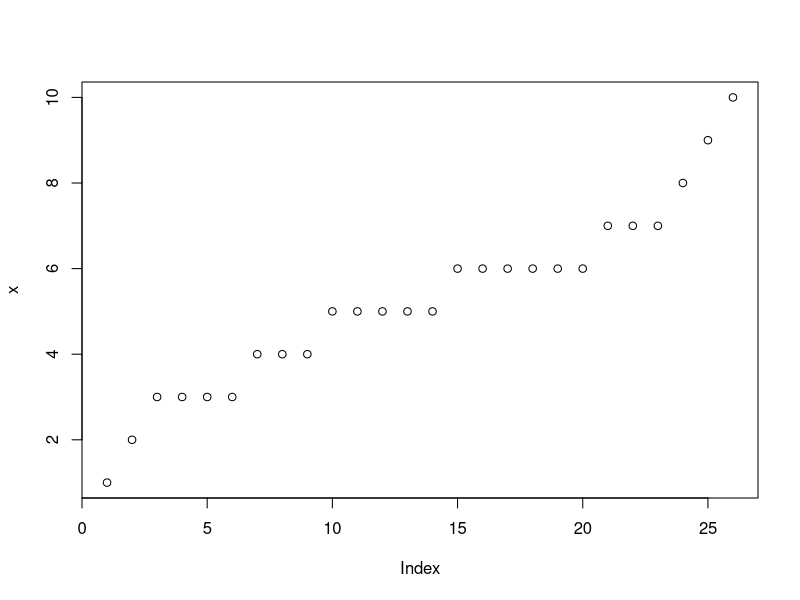
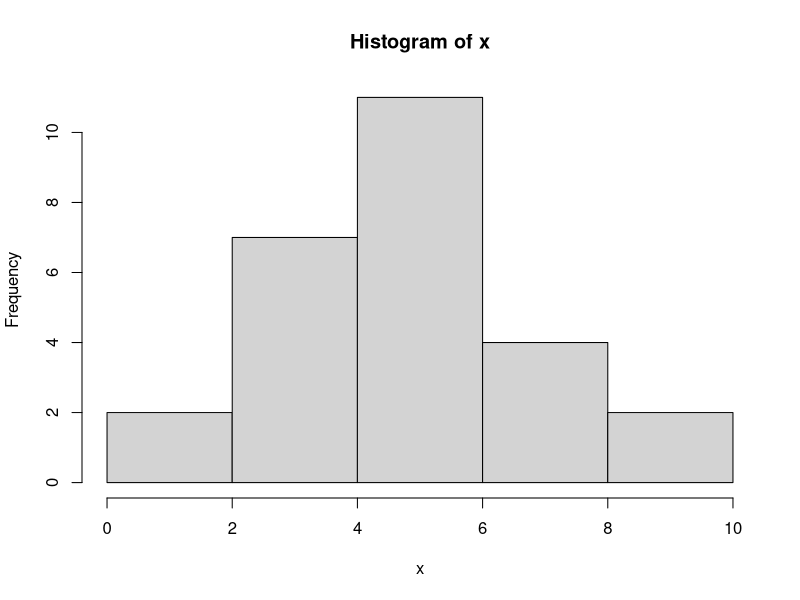
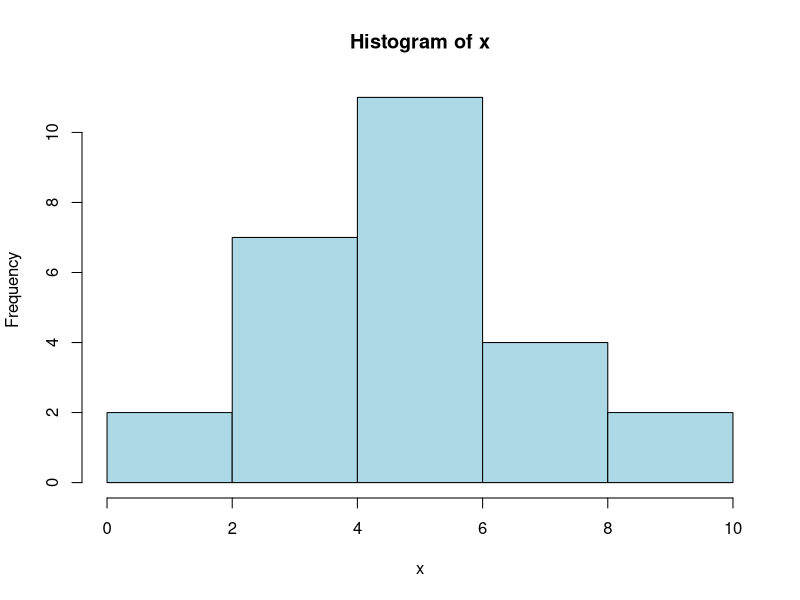
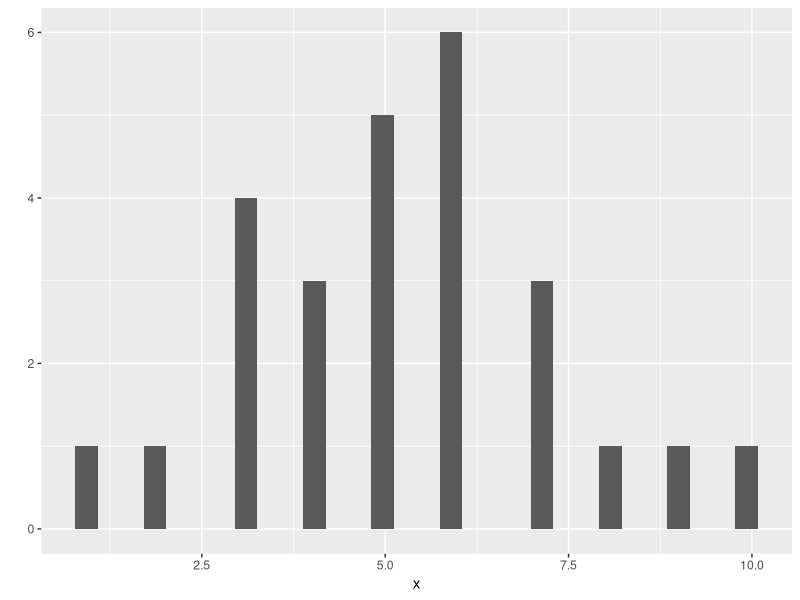
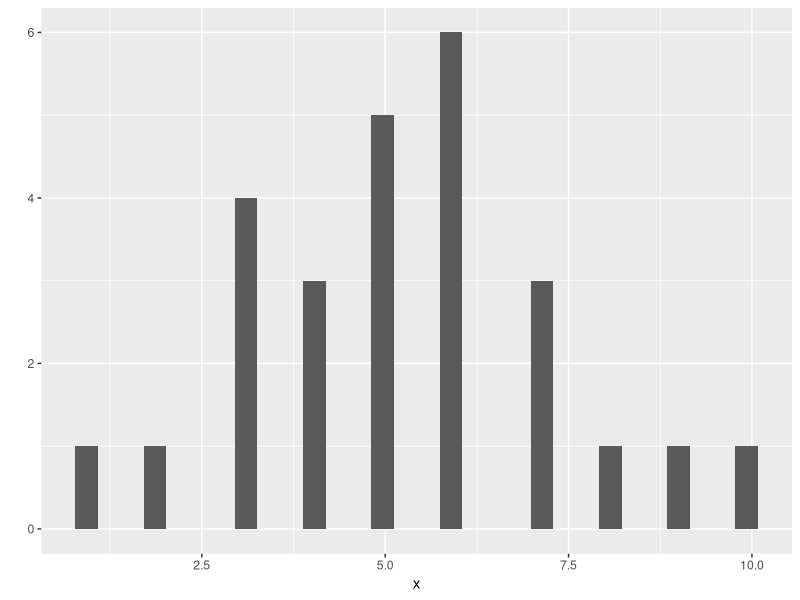
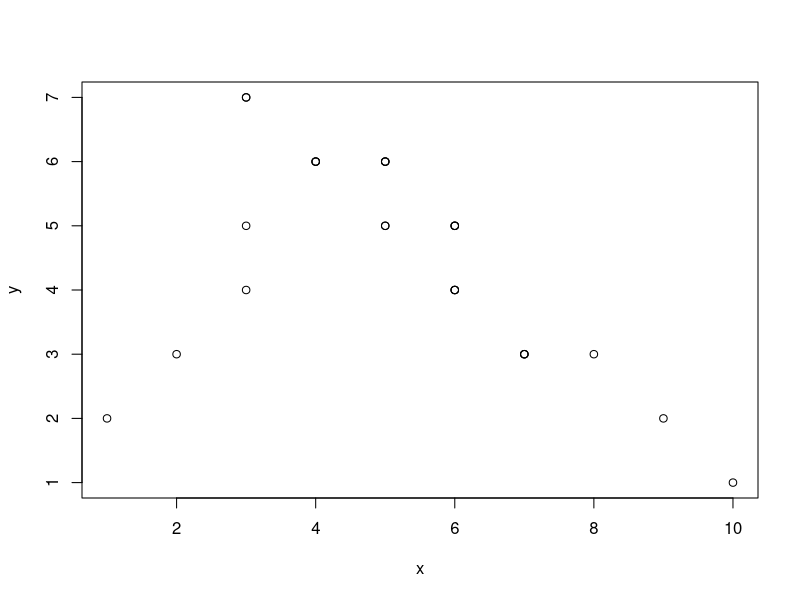
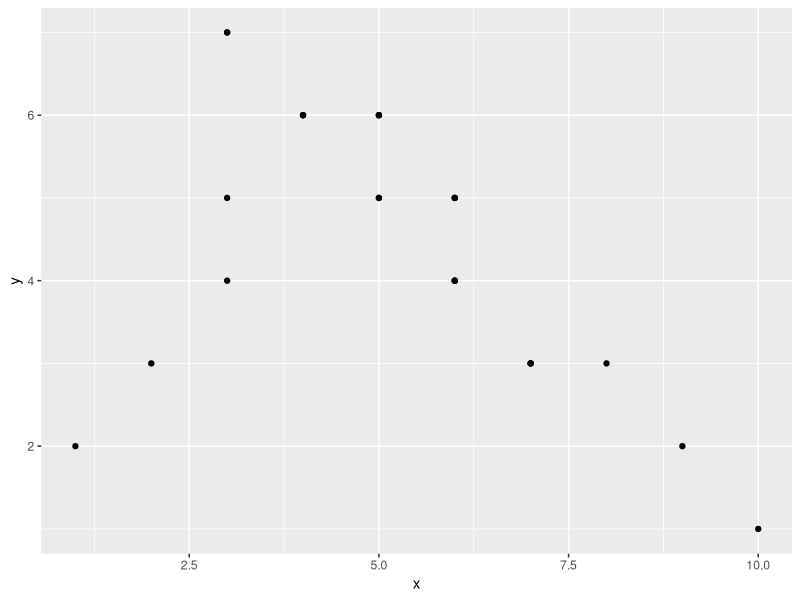
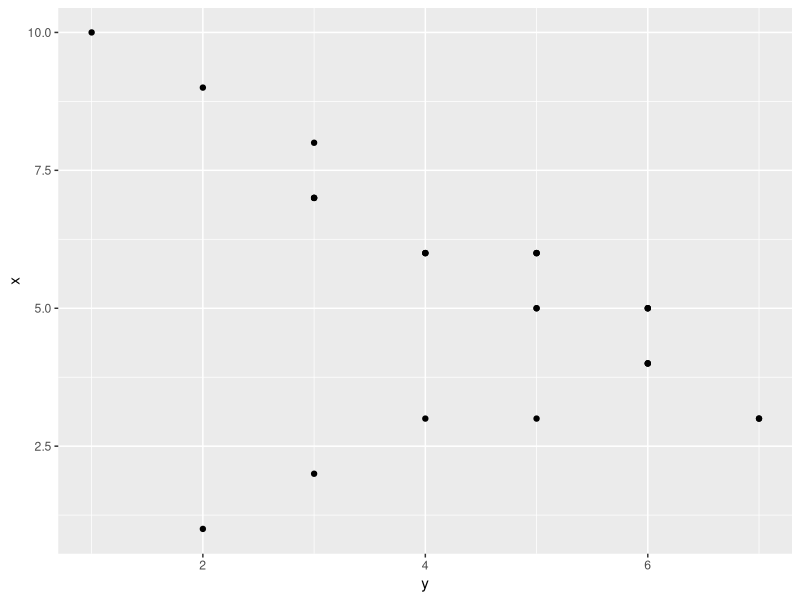

Source code (R) for these figures, in order:
# ******************************************************************
#   
#           ** TP1 : R pour sciences humaines **
#                       (Maelle AMAND)
# 
# ******************************************************************
#   
# A la base, R est une grosse machine à calculer. 
# Au début des ordinateurs, on appelait ce genre de machines
# "number crunching machines".

# Faisons quelques calculs...

# @@@@@@@@@@@@@@@@@@@@@@@@@@@@@@@@@@@@@@@@@@@@@@@@@@@@@@@@@@@@@@@
# @@@@@@@@@@@@@@@@@@ CALCULS DE BASE @@@@@@@@@@@@@@@@@@@@@@@@@@@@
# @@@@@@@@@@@@@@@@@@@@@@@@@@@@@@@@@@@@@@@@@@@@@@@@@@@@@@@@@@@@@@@

2+4

777*10

(5+5)*2

67*2

67/0.5


# A vous! Tapez quelques calculs et observez le résultat:

# ________________________________________________________________
# ________________________________________________________________
# ________________________________________________________________

# @@@@@@@@@@@@@@@@@@@@@@@@@@@@@@@@@@@@@@@@@@@@@@@@@@@@@@@@@@@@@@@
# @@@@@@@@@@@@@@@@@@ CREATION DE VECTEURS @@@@@@@@@@@@@@@@@@@@@@@
# @@@@@@@@@@@@@@@@@@@@@@@@@@@@@@@@@@@@@@@@@@@@@@@@@@@@@@@@@@@@@@@


# Donnons un nom à notre calcul: on dit qu'on "stocke le calcul dans
# un vecteur" (English:"you assign values to a vector")

calcul1 <- 777*10

# vérifions si calcul1 contient bien le résultat de notre calcul. Tapez:

calcul1

# A vous ! Changez le nom du vecteur et changez le calcul: 



# ________________________________________________________________
# ________________________________________________________________
# ________________________________________________________________

# On peut donner un nom à une liste de mots :

mots <- c("cailloux","choux","genoux","hiboux", "poux")
mots


# On peut aussi donner un nom à une liste d'énoncés. Ce qui importe c'est de 
# mettre l'énoncé entre " ".

poeme <-c("Ma vie à la tienne est tressée" , "Comme on tresse des fils soyeux," , "Et je pense avec ta pensée," , "Et je regarde avec tes yeux.")
poeme


# A vous! Changez la liste de mot et stockez-la dans un vecteur. Puis faites de même
# avec un énoncé:



# ________________________________________________________________
# ________________________________________________________________
# ________________________________________________________________


# @@@@@@@@@@@@@@@@@@@@@@@@@@@@@@@@@@@@@@@@@@@@@@@@@@@@@@@@@@@@@@@
# @@@@@@@@@@@@@@@@@@ PREMIERES FONCTIONS @@@@@@@@@@@@@@@@@@@@@@@@
# @@@@@@@@@@@@@@@@@@@@@@@@@@@@@@@@@@@@@@@@@@@@@@@@@@@@@@@@@@@@@@@

# R peut calculer la moyenne d'une série de chiffres.
# on utilise le mot anglais: mean. 
# On prépare d'abord le vecteur qui contient
# cette série de chiffres. Puis on fait la moyenne en 
# tapant la fonction mean puis on ajoute le vecteur entre parenthèses.


notes <- c(4,4,8,8)
mean(notes)

# Quand on a des chiffres, la fonction summary donne des informations
# supplémentaires. Lesquelles ?
summary(notes)



# A vous ! Calculez la moyenne d'une série de chiffres de votre choix !
# Cela peut être la taille des participants à ce stage ! 
# Appliquez ensuite la fonction summary à votre vecteur !





# La fonction sqrt peut être utile. A votre avis, que fait-elle?
sqrt(25)



# On peut aussi calculer le carré ou le cube d'un chiffre. 

3^2
6^2

# A vous ! Calculez le carré du chiffre de votre choix:




# Un peu de déduction !
# Sachant que 4^2 permet de calculer 
# le carré de 4, comment calculer le cube de 4 dans RStudio ?




# @@@@@@@@@@@@@@@@@@@@@@@@@@@@@@@@@@@@@@@@@@@@@@@@@@@@@@@@@@@@@@@
# @@@@@@@@@@@@@@@@@@ PREMIERS GRAPHIQUES @@@@@@@@@@@@@@@@@@@@@@@@
# @@@@@@@@@@@@@@@@@@@@@@@@@@@@@@@@@@@@@@@@@@@@@@@@@@@@@@@@@@@@@@@

# A) AVEC DES CHIFFRES SEULEMENT (DONNEES QUANTITATIVES)

# Avec UNE série de chiffres on peut faire un nuage de points:
# (English: scatterplot)
# On prépare d'abord sa série de chiffre. Puis, on utilise la 
# fonction plot()

x <- c(1,2,3,3,3,3,4,4,4,5,5,5,5,5,6,6,6,6,6,6,7,7,7,8,9,10)
plot(x)

# INTERPRETATION: L'axe horizontal représente l'ordre de chaque chiffre dans la liste (index).
# L'axe vertical représente les valeurs numériques listées dans x.

# Avec une série de chiffres on peut aussi faire un histogramme:
# (English; histogram)

hist(x)
hist(x, col="lightblue")
# INTERPRETATION: l'axe x indique les tranches de valeurs de la liste de chiffre. 
# (Un peu comme des tranches d'âge créés à partir d'un liste d'âge de personnes).
# l'axe des y indique le nombre de chiffres compris dans chaque tranche. 
# Vérifiez que cela est bien le cas !



# ☆ ∩∩ （ • •）☆
# ┏━∪∪━━━━━━━━┓
# ☆
# ❝ ggplot2 is kawai!❞
# ┗━━━━━━━━━━━┛


# Pour un graphique plus joli voire "kawai" on peut utiliser la fonction
# qplot() du package ggplot2.
# Le "q" de qplot veut dire "quick" plot.
# Pour utiliser cette fonction, installez le package ggplot2 (= fonctions bonus)
# grâce à la première ligne de commande ci-dessous.
# Puis activez-le à l'aide de la second commande. On dit que les packages sont stockés dans une 
# bibliothèque de package. A l'instar d'un livre que l'on veut utiliser, on va chercher un package 
# parmi les rayons de la bibliothèque de RStudio.

install.packages("ggplot2")

library(ggplot2)

qplot(x)

# Il s'agit également d'un histogramme, mais à votre avis, quelle est la différence entre 
# le premier histogramme et le second ? (à part la différence de couleurs ;p).


qplot(x)

# A vous ! Créez un histogramme à partir d'UNE série de chiffres. 
# Nommer le vecteur x1
# Utilisez hist(), puis qplot()




#________________________________________________________________

# # Avec DEUX séries de chiffres on peut faire un nuage de points:
# (English: scatterplot)
# On prépare d'abord ses séries de chiffres. Puis, on utilise la 
# fonction plot() à nouveaux

x <- c(1,2,3,3,3,3,4,4,4,5,5,5,5,5,6,6,6,6,6,6,7,7,7,8,9,10)
y <- c(2,3,4,5,7,7,6,6,6,6,6,6,5,5,5,5,5,4,4,4,3,3,3,3,2,1)
plot(x,y)
qplot(x,y)


# Que se passe-t-il si l'on tape: plot(y,x) ? ESt-ce pareil pour
qplot(y,x)




# Changez la dernière valeur de y à 10. Refaites le graphique.
# Observez la différence.



# A vous ! Créez 2 séries de chiffres stockées dans un vecteur chacune et utilisez la fonction plot.
# Nommez les vecteurs x2 et y2





#___________________________________________________________________________________
# On peut aussi faire un graphique avec des lignes :
plot(x)
plot(x,type="l") # "l" est une abbréviation pour ligne.
plot(x,type="l", col="red")


# Faites votre graphique avec votre vecteur x2



# Dans la ligne plot(x2,type="l") Changez "l" en "o" et tapez la 
# commande ci-dessous :


# ...................
# Executez-là. (ctrl+ENTER)
# Qu'observez-vous sur le graphique?




# _________________________________________________________________
# :¨·.·¨:
# `·. ★The goal is to turn data into information, and information into insight.★°*ﾟ (Carly Fiorina, Former CEO of HP)
# _________________________________________________________________


# B) AVEC DES DONNEES TEXTUELLES (QUALITATIVES)
# Attention, les guillemets sont obligatoire quand on crée
# une liste avec du texte.

sexe <- c("Homme","Homme","Homme","Homme","Homme", "Femme", "Femme", "Femme")
sexe

# graphique avec le nombre d'occurrences:
occurrences<- table(sexe)
occurrences

barplot(occurrences)
pie(occurrences)

# graphique avec la conversion en frequence:
frequence <- prop.table(table(sexe))
frequence

barplot(frequence)
pie(frequence)

# A vous 1 ! Crééz une nouvelle liste et faites les graphiques.

# A vous 2 ! Pour convertir les fréquences en pourcentages on 
# multiplie le vecteur frequence par 100. Essayez ! 





# stockez cette multiplication dans un vecteur nommé pourcentage.


# faites les graphiques avec ce vecteur nommé pourcentage !



# A votre avis: à quoi servent les fonctions table(), barplot(), 
# pie() et prop.table(table())?

# table() ......................................................

# barplot() ....................................................

# pie() ........................................................

# prop.table(table()) ..........................................



# @@@@@@@@@@@@@@@@@@@@@@@@@@@@@@@@@@@@@@@@@@@@@@@@@@@@@@@@@@@@@@@
# @@@@@@@@@@@@@@@@@@@@@@@@ QUIZ @@@@@@@@@@@@@@@@@@@@@@@@@@@@@@@@@
# @@@@@@@@@@@@@@@@@@@@@@@@@@@@@@@@@@@@@@@@@@@@@@@@@@@@@@@@@@@@@@@

# A quoi servent la fonction mean() et sqrt()?

# Réponse: ..........................................

# Si l'on veut faire la somme d'une liste. Qu'elle est la fonction
# la plus probable? (N'hésitez-pas à les tester)

# a) somme() b) SUM() c) sum() d) Sum()

# Réponse: ..........................................


# Dans la ligne de code ci-dessous, quel est le vecteur ?

sexe <- c("Homme","Homme","Homme","Homme","Homme", "Femme", "Femme", "Femme")

# Réponse : ..........................................



# Quel graphiques permettent de représenter des chiffres ?

# Réponse: ..........................................



# Comment peut-on créer un graphique avec une ligne ?

# Réponse: ..........................................


# Que doit-on ajouter à droite et à gauche
# de chaque élément d'une liste de mots/d'énoncés?
# Ex: mots <- c(?homme?, ?femme?.....)

# Réponse: ..........................................


# Quelle fonction permet la création d'un graphique en barre ?

# Réponse: ..........................................


# Quelle fonction permet la création d'un graphique circulaire ?

# Réponse: ..........................................

# Comment calculer le nombre d'occurences dans une série de mots?

# Réponse: ..........................................

# Comment convertir ce nombre en fréquence ?

# Réponse: ..........................................

# Comment convertir les fréquences en pourcentages ?

# Réponse: ..........................................


# @@@@@@@@@@@@@@@@@@@@@@@@@@@@@@@@@@@@@@@@@@@@@@@@@@@@@@@@@@@@@@@
# @@@@@@@@@@@@@@@@@@ BILAN DE LA SEANCE @@@@@@@@@@@@@@@@@@@@@@@@@
# @@@@@@@@@@@@@@@@@@@@@@@@@@@@@@@@@@@@@@@@@@@@@@@@@@@@@@@@@@@@@@@


# Je sais faire : 
# un calcul de base avec R : Oui / Non
# la moyenne d'une série de chiffres : Oui / Non
# la somme d'une série de chiffres: Oui / Non
# la racine carrée d'un chiffre : Oui / Non

# Je sais :
# utiliser la fonction summary() : Oui / Non
# créer un vecteur  : Oui / Non
# créer une liste de données qualitatives : Oui / Non

# Je peux créer un graphique avec :
# Une série de chiffres : Oui / Non
# Deux séries de chiffres Oui / Non
# Une série de données qualitatives : Oui / Non



# Combien de "oui" avez-vous ? Combien de "non" ?
